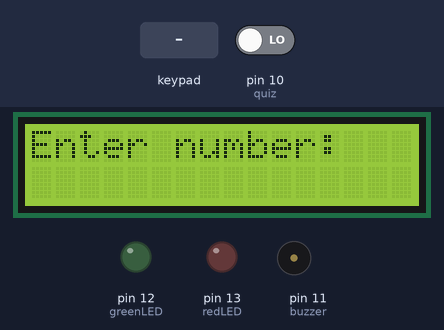
Recording of a sketch running on a simulated Arduino Uno, built with avr-gcc and run on an emulated ATmega328P. Shown: 16×2 character LCD, output pins drawn as LEDs (lit = HIGH), buzzer (waves = sounding). Inputs (shaded band) come from the test bench; at power-on: pin 10 (quiz) LOW. Random numbers use the default seed unless the sketch sets one.

Above: at 1.3 s.
3.5 s: key '#' pressed
At 4.1 s:
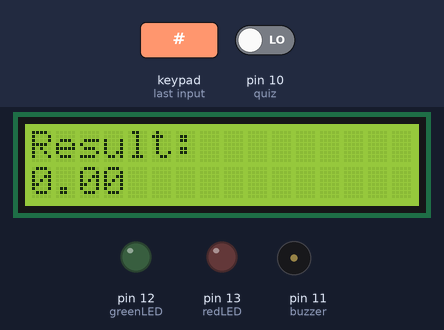
6.5 s: pin 10 (quiz) driven HIGH
At 7.6 s:
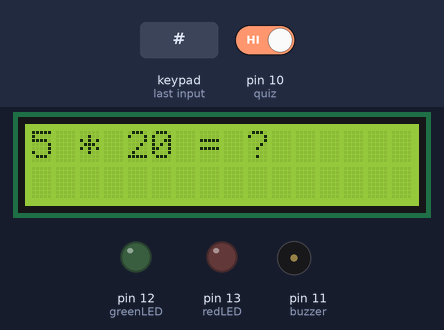
8.3 s: keypad keys 9 8 7 6 # pressed 0.4 s apart
At 11.6 s:
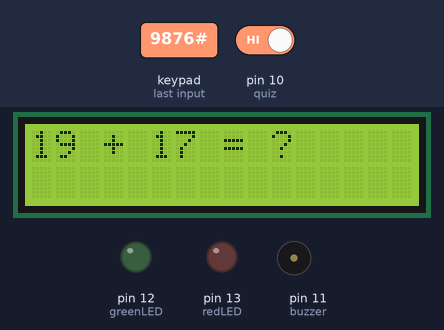
11.8 s: keypad keys 5 4 3 2 # pressed 0.4 s apart
At 15.1 s:
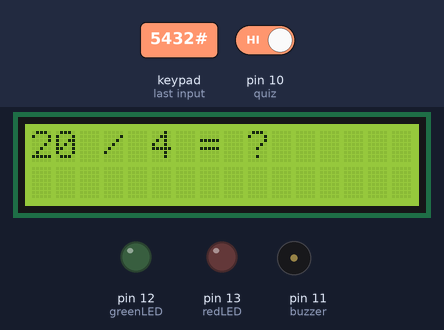
15.3 s: key '1' pressed
At 16.5 s:
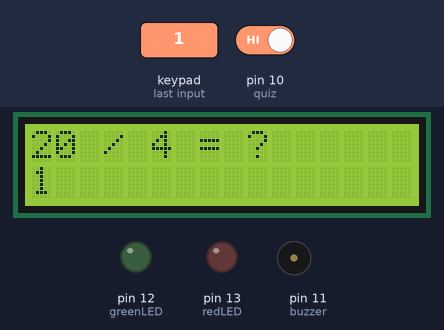
16.9 s: keypad keys 1 3 9 7 # pressed 0.4 s apart
At 18.9 s:
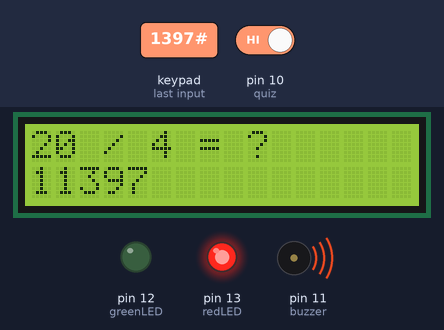
Timing chart, 0 to 21.3 s (numbered marks = the images above; inputs shaded):
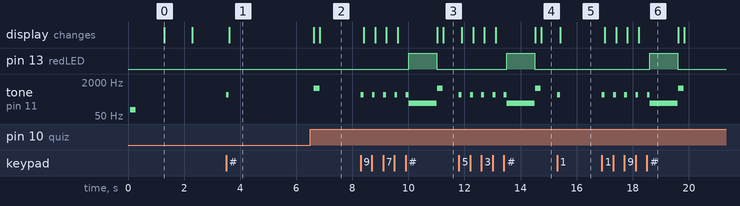

Measured:
- after the input at 3.5 s, tone on pin 11 (buzzer): silent → 500 Hz at once, → silent 0.10 s later; the display: changes after 0.12 s (image 1)
- after the input at 6.5 s, tone on pin 11 (buzzer): silent → 1000 Hz after 0.13 s, → silent 0.20 s later
- after the input at 8.3 s, pin 13 (redLED): LOW → HIGH after 1.7 s, → LOW 1.0 s later; tone on pin 11 (buzzer): plays 500 Hz for 0.10 s, 500 Hz for 0.10 s, 500 Hz for 0.10 s, 500 Hz for 0.10 s, 500 Hz for 0.10 s, 200 Hz for 1.0 s … (7 notes in this stretch), starting at once; the display: first changes after 0.10 s (image 3 shows a later state)
- after the input at 11.8 s, pin 13 (redLED): LOW → HIGH after 1.7 s, → LOW 1.0 s later; tone on pin 11 (buzzer): plays 500 Hz for 0.10 s, 500 Hz for 0.10 s, 500 Hz for 0.10 s, 500 Hz for 0.10 s, 500 Hz for 0.10 s, 200 Hz for 1.0 s … (7 notes in this stretch), starting at once; the display: first changes after 0.10 s (image 4 shows a later state)
- after the input at 15.3 s, tone on pin 11 (buzzer): silent → 500 Hz at once, → silent 0.10 s later; the display: changes after 0.11 s (image 5)
- after the input at 16.9 s, pin 13 (redLED): LOW → HIGH after 1.7 s, → LOW 1.0 s later; tone on pin 11 (buzzer): plays 500 Hz for 0.10 s, 500 Hz for 0.10 s, 500 Hz for 0.10 s, 500 Hz for 0.10 s, 500 Hz for 0.10 s, 200 Hz for 1.0 s … (7 notes in this stretch), starting at once; the display: first changes after 0.10 s (image 6 shows a later state)
- what the display in image 0 shows lasts 1.0 s, from 1.3 s to 2.3 s

The sketch:

calculator__2_.ino
```cpp
#include <Wire.h>               // Library for I2C communication
#include <LiquidCrystal_I2C.h>  // Library for LCD with I2C interface
#include <Keypad.h>             // Library for keypad input

LiquidCrystal_I2C lcd(0x27, 16, 2);  // 16 columns and 2 rows

const byte ROWS = 4;  // Four rows
const byte COLS = 4;  // Four columns

char keys[ROWS][COLS] = {
  { '1', '2', '3', 'A' },  // A is for addition
  { '4', '5', '6', 'B' },  // B is for subtraction
  { '7', '8', '9', 'C' },  // C is for multiplication
  { '*', '0', '#', 'D' }   // * is delete, # is equals, D is division
};

byte rowPins[ROWS] = { 9, 8, 7, 6 };  // Connect to the row
byte colPins[COLS] = { 5, 4, 3, 2 };  // Connect to the column

Keypad keypad = Keypad(makeKeymap(keys), rowPins, colPins, ROWS, COLS);
String inputString = "";  // To store user input
char lastOperator;        // To store the last operator pressed (A, B, C, or D)
float num1, num2;         // To store the numbers for calculation
int randhigh, randlow;
int operation;  // the random number for the quiz
const int quiz = 10;
const int greenLED = 12;
const int redLED = 13;
int buttonstate = 0;
const int buzzer = 11;  // Buzzer pin

void setup() {
  pinMode(quiz, INPUT);
  pinMode(greenLED, OUTPUT);
  pinMode(redLED, OUTPUT);
  pinMode(buzzer, OUTPUT);

  // Initialize the LCD
  lcd.init();       // Initialize the LCD
  lcd.backlight();  // Turn on the backlight

  lcd.setCursor(0, 0);  // Set the cursor to the first column, first row
  lcd.print("Calculator");
  tone(buzzer, 100);
  delay(200);  // Play a sound when a key is pressed
  noTone(buzzer);  // Print "Calculator"
  delay(1000);  // Wait for 2 seconds

  lcd.clear();                 // Clear the display
  lcd.setCursor(0, 0);         // Set the cursor to the first column, first row
  lcd.print("Enter number:");  // Print "Enter number:"
  delay(1000);                 // Wait for 1 second
  lcd.clear();                 // Clear the display

  // Seed the random number generator
  randomSeed(analogRead(A0));
}

void loop() {
  buttonstate = digitalRead(quiz);
  if (buttonstate == HIGH) {
    tone(buzzer, 1000);  // Play a sound when the quiz button is pressed
    delay(200);
    noTone(buzzer);
    generateQuiz();
  }

  // Get the key from the keypad
  char key = keypad.getKey();

  // If a key is pressed
  if (key) {
    tone(buzzer, 500);  // Play a sound when a key is pressed
    delay(100);
    noTone(buzzer);

    // If the key is a number (0-9)
    if (key >= '0' && key <= '9') {
      inputString += key;      // Add the key to the input string
      lcd.setCursor(0, 1);     // Move to the second line of the LCD
      lcd.print(inputString);  // Display the input string
    }
    // If the key is an operator (A, B, C, D)
    else if (key == 'A' || key == 'B' || key == 'C' || key == 'D') {
      num1 = inputString.toFloat();  // Convert the input string to a float number
      lastOperator = key;            // Store the operator
      inputString = "";              // Clear the input string
      lcd.clear();                   // Clear the LCD
      lcd.setCursor(0, 0);           // Set the cursor to the first column, first row
      lcd.print("Enter number:");    // Prompt for the second number
    }
    // If the key is the delete key (*)
    else if (key == '*') {
      inputString = "";            // Clear the input string
      lcd.clear();                 // Clear the LCD
      lcd.setCursor(0, 0);         // Set the cursor to the first column, first row
      lcd.print("Enter number:");  // Prompt for a new number
    }
    // If the key is the equals key (#)
    else if (key == '#') {
      if (inputString != "") {
        num2 = inputString.toFloat();  // Convert the input string to a float number
      }
      float result;  // To store the result of the calculation

      // Perform the calculation based on the last operator
      switch (lastOperator) {
        case 'A':
          result = num1 + num2;  // Addition
          break;
        case 'B':
          result = num1 - num2;  // Subtraction
          break;
        case 'C':
          result = num1 * num2;  // Multiplication
          break;
        case 'D':
          if (num2 != 0) {
            result = num1 / num2;  // Division
          } else {
            lcd.clear();
            lcd.setCursor(0, 0);
            lcd.print("Err: Div by 0");  // Error message for division by zero
            delay(1500);                 // Wait for 1.5 seconds
            lcd.clear();
            inputString = "";
            lcd.setCursor(0, 0);
            lcd.print("Enter number:");
            return;  // Exit the function to avoid further processing
          }
          break;
      }

      // Display the result
      lcd.clear();
      lcd.setCursor(0, 0);
      lcd.print("Result:");  // Print "Result:"
      lcd.setCursor(0, 1);
      lcd.print(result);  // Print the result
      delay(3000);        // Wait for 3 seconds

      // Clear everything and prompt for new input
      lcd.clear();
      inputString = "";  // Clear the input string
      lcd.setCursor(0, 0);
      lcd.print("Enter number:");  // Prompt for a new number
    }
  }
}

void generateQuiz() {
  // Generate random numbers between 1 and 20
  randlow = random(1, 21);
  randhigh = random(1, 21);

  // Generate a random operation (1-4)
  operation = random(1, 5);

  // Assign an operation symbol based on the random operation
  char opSymbol;
  int correctAnswer;  // Changed to int to avoid decimals

  switch (operation) {
    case 1:
      opSymbol = '+';
      correctAnswer = randlow + randhigh;
      break;
    case 2:
      opSymbol = '-';
      // Ensure no negative results
      if (randlow < randhigh) {
        int temp = randlow;
        randlow = randhigh;
        randhigh = temp;
      }
      correctAnswer = randlow - randhigh;
      break;
    case 3:
      opSymbol = '*';
      correctAnswer = randlow * randhigh;
      break;
    case 4:
      opSymbol = '/';
      // Ensure no division by zero and result is an integer
      while (randlow % randhigh != 0 || randhigh == 1) {
        randlow = random(1, 21);
        randhigh = random(1, 21);
      }
      correctAnswer = randlow / randhigh;
      break;
  }

  // Display the quiz on the LCD
  lcd.clear();
  lcd.setCursor(0, 0);
  lcd.print(randlow);
  lcd.print(" ");
  lcd.print(opSymbol);
  lcd.print(" ");
  lcd.print(randhigh);
  lcd.print(" = ?");
  inputString = "";  // Clear any previous input

  // Wait for user to input the answer
  while (true) {
    char key = keypad.getKey();
    if (key) {
      tone(buzzer, 500);  // Play a sound when a key is pressed
      delay(100);
      noTone(buzzer);

      if (key >= '0' && key <= '9') {
        inputString += key;
        lcd.setCursor(0, 1);
        lcd.print(inputString);
      } else if (key == '#') {                 // User confirms their answer
        int userAnswer = inputString.toInt();  // Changed to int
        if (userAnswer == correctAnswer) {
          digitalWrite(greenLED, HIGH);
          tone(buzzer, 1000);
          delay(1000);
          noTone(buzzer);
          digitalWrite(greenLED, LOW);
        } else {
          digitalWrite(redLED, HIGH);
          tone(buzzer, 200);
          delay(1000);
          noTone(buzzer);
          digitalWrite(redLED, LOW);
        }
        lcd.clear();
        lcd.setCursor(0, 0);
        lcd.print("Enter number:");
        break;                  // Exit the quiz loop and go back to the main loop
      } else if (key == '*') {  // Allow the user to clear their input
        inputString = "";
        lcd.setCursor(0, 1);
        lcd.print("                ");  // Clear the second line
        lcd.setCursor(0, 1);
      }
    }
  }
}
```
